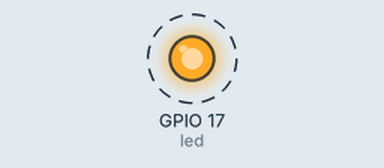
Simulated run of this program. Board: Raspberry Pi (BCM pin numbers). Shown: output pins drawn as LEDs (lit = HIGH). Dashed ring = blinking. What the program prints to the terminal is not drawn.

Above: at 0.5 s.
Timing chart, 0 to 4.6 s (numbered marks = the images above):
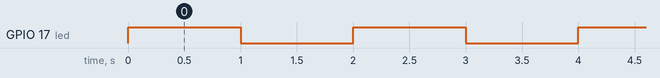

Measured:
- by itself, GPIO 17 (led): alternates HIGH for 1.0 s and LOW for 1.0 s

The program:

blink.py
```python
#!/usr/bin/env python3
"""
blink.py — "Hello World" for GPIO
Blinks an LED connected to GPIO 17 (BCM) once per second.

Hardware:
  GPIO 17 (pin 11)  →  330 Ω resistor  →  LED anode (+)
  LED cathode (-)   →  GND (pin 6 or 9)

Install dependency:
  sudo apt install python3-gpiozero   # usually pre-installed on Pi OS
"""

from gpiozero import LED
from time import sleep

led = LED(17)

print("Blinking LED on GPIO 17 — Ctrl-C to stop")

while True:
    led.on()
    sleep(1)
    led.off()
    sleep(1)
```
